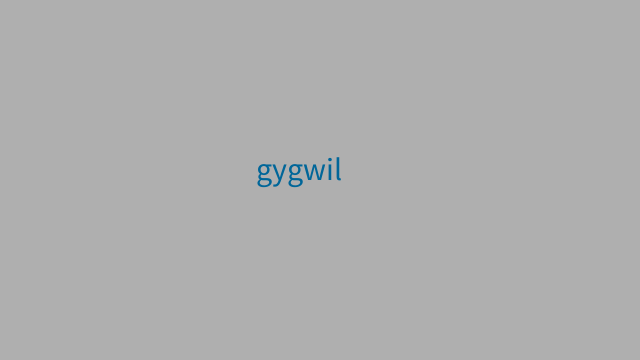
Frame 1 (no input)
Frame 60 (the mouse pressed at the canvas centre just before this capture): identical to frame 1, image omitted
Frame 120 (the mouse held since frame 60 and released just before this capture): identical to frame 1, image omitted

The Processing sketch that drew this single still picture (run headless with seeded random() and noise(); from frame 60 on, the mouse is pressed at the canvas centre):

// Processing sketch: random_string
// ── random_string.pde
String s;

void setup() {
  size(640, 360);
  s = generateString();
}

void draw() {
  background(175);
  textSize(32);
  fill(0, 102, 153);
  text(s, width * 0.4, height/2);
}

String generateString() {
  StringBuffer sb = new StringBuffer("");
  int len = (int) random(1, 10);
  for (int i = 0; i < len; i++) {
    char c = (char)(int)random(97, 123);
    sb.append(c);
  }
  String s = sb.toString();
  return s;
}

void mouseClicked() {
  s = generateString();
}
